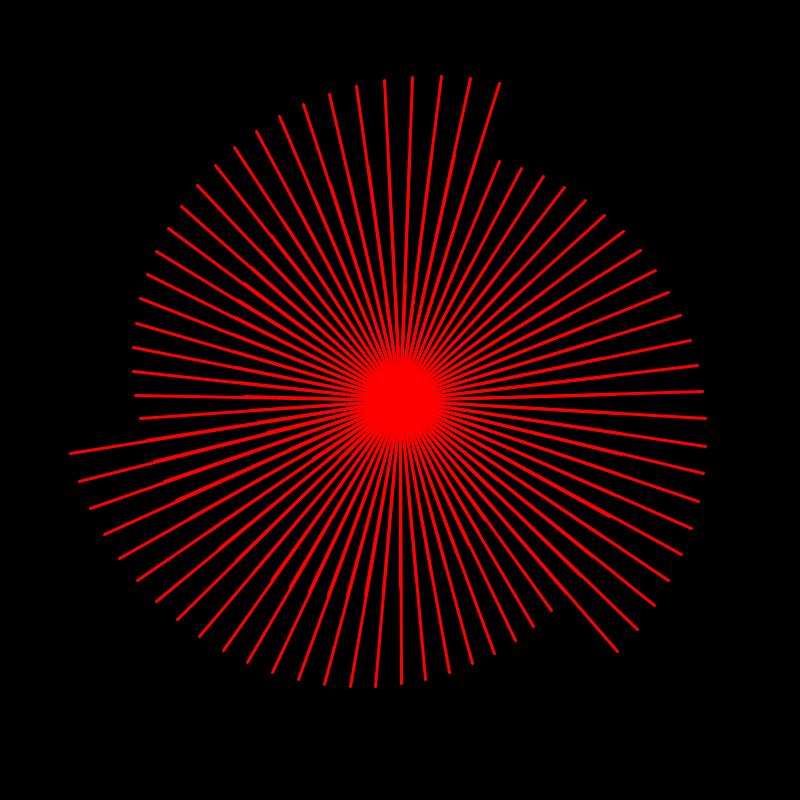
Frame 1 (no input)
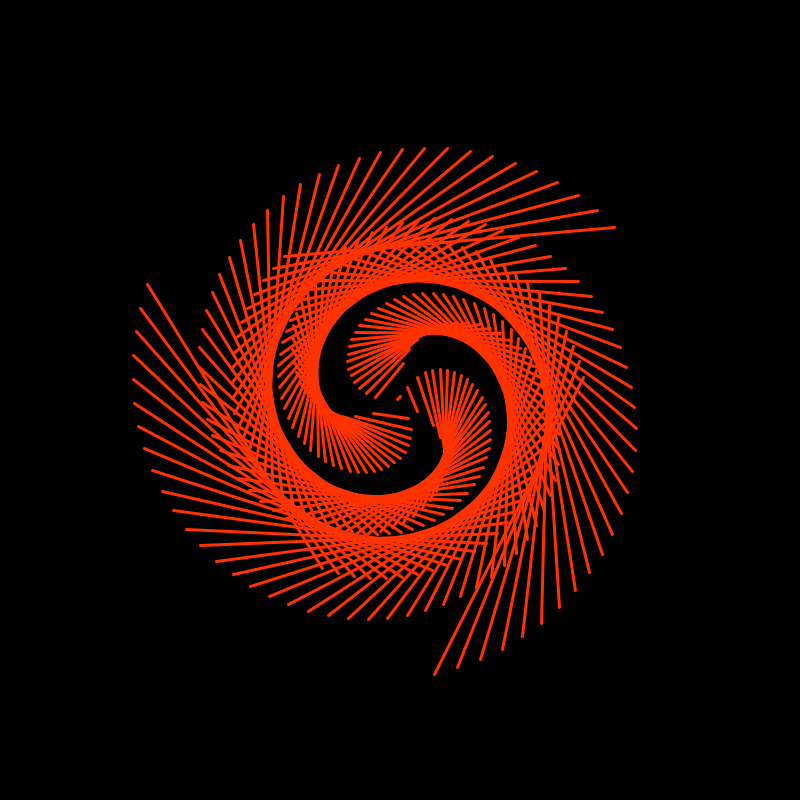
Frame 60 (the mouse pressed at the canvas centre just before this capture)
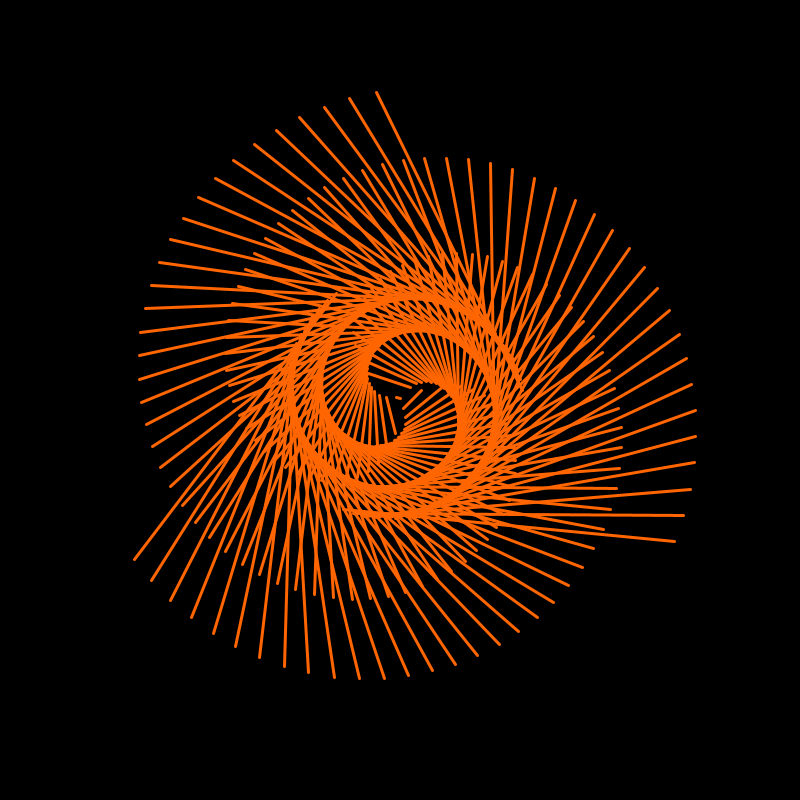
Frame 120 (the mouse held since frame 60 and released just before this capture)

The Processing sketch that drew these frames (run headless with seeded random() and noise(); from frame 60 on, the mouse is pressed at the canvas centre):

// Processing sketch: Garcia_Romain_sketchy
// ── Garcia_Romain_sketchy.pde
// https://www.openprocessing.org/sketch/442350 lien du sketch


float n;
float c;
float a;
float r;
PVector pos;
PVector med;
ArrayList<PVector> pPos; // position & magnitude - direction - angle
float angle;

float s;
float teinte;

void setup() {
  size(800, 800);
  background(0);
  n = 100;
  c = 2;
  s = 100;
  teinte = 0;
  //frameRate(60);
  angle = 0;
  pos = new PVector();
  med = new PVector();
  pPos = new ArrayList<PVector>();
  colorMode(HSB, 360, 100, 100); // Teinte | Sarturation | Luminosté = Hue | Saturation | Brightness
  // 360, 100, 100
  for (n = 1; n < 7000; n+=1) {
    a = n * 10;
    r = c * sqrt(n);
    pos.x = r * cos(a);
    pos.y = r * sin(a);
    pPos.add(new PVector(pos.y, pos.x));
  }
}

void draw() {
  background(0);
  strokeWeight(3); // taille du contour 

  stroke(teinte, 100, 100); // couleur du stroke , création d'une couleur progressive

  for (int i = 0; i < pPos.size(); i++) {
    pushMatrix();
    translate(width/2, height/2);
    //scale(s);
    if (i % 40 == 0) {
      pushMatrix();
      if (i != 1) {
        med = pPos.get(i);
        translate(med.x, med.y);
        rotate(angle);

        line(-med.x, -med.y, med.x, med.y);
      }
      popMatrix();
    }
    popMatrix();
  }
  angle += 0.02;
  teinte += 0.2;
  if (teinte>=360) {
    teinte = 0;
  }
}
